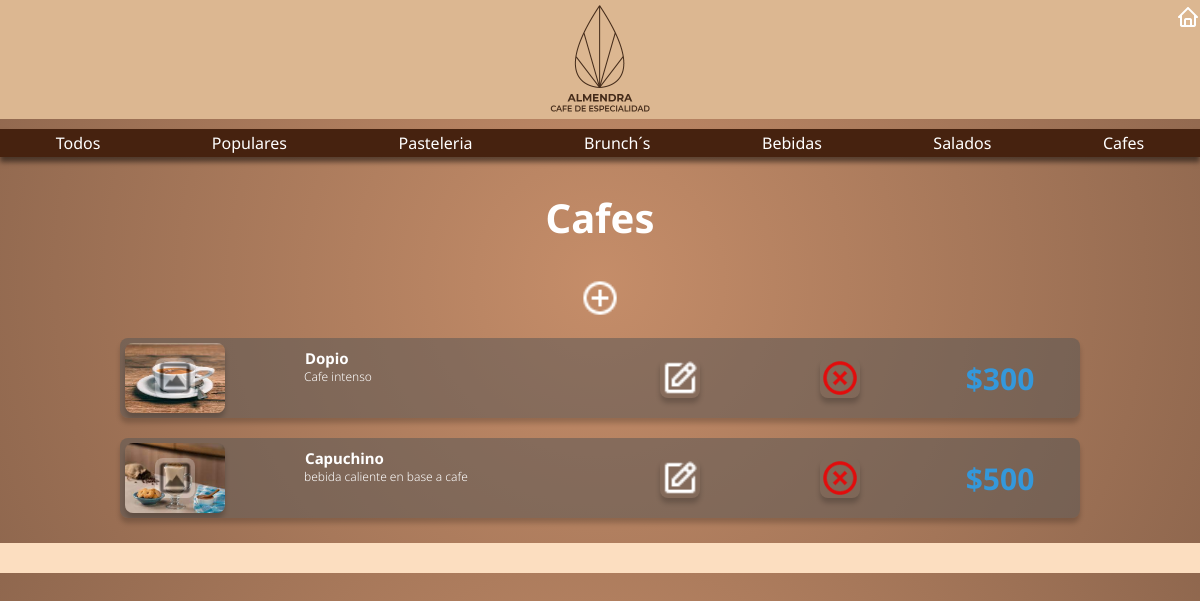
/opciones_cafes, run on the app's committed database.
### almendra_app/models.py (models this page shows)
class cafes_model(models.Model):
     imagen = models.ImageField(blank=True, null = True,upload_to='cafes/')
     titulo = models.CharField(max_length=42, blank = True, null = True)
     descripcion =  models.CharField(max_length=50, blank = True, null = True)
     informacion = RichTextUploadingField(max_length=184, blank = True, null = True)
     precio = models.CharField(max_length=50, blank = True, null = True)

### almendra_app/views.py (the view)
# urls.py: path('opciones_cafes',opciones_cafes,name = 'opciones_cafes'),
def opciones_cafes(request):
    form_cafes = cafes_model.objects.all()
    return render (request,'almendra_app/opciones/cafes/opciones_cafes.html',{'form_cafes':form_cafes,})

### almendra_app/templates/almendra_app/opciones/cafes/opciones_cafes.html (shortened to what this page needs)
{% extends 'almendra_app/opciones/opciones.html' %}

### almendra_app/templates/almendra_app/opciones/opciones.html (shortened to what this page needs)
<!DOCTYPE html>
<html lang="en">
<head>
    {% load static %}
    <link rel="stylesheet" href="{% static 'almendra_app/styles_opciones.css' %}">
</head>
<body>
    {% block header %}
    <header>
        <div class="div_logo">
            <img src="{% static 'almendra_app/img/logo.png' %}" class="logo" >
        </div>
        <div class="div_home">
        <a href="#" id="home_button">
            <img class='home_icon' src="{% static 'almendra_app/icons/home.png' %}" alt="">
        </a>
    </div>
    </header>
    <section class="menu_horizontal">
        <div class="menu_container">
            <a href="{% url 'opciones' %}">Todos</a>
            <a href="{% url 'opciones_populares' %}">Populares</a>
            <a href="{% url 'opciones_pasteleria' %}">Pasteleria</a>
            <a href="{% url 'opciones_brunch' %}">Brunch´s</a>
            <a href="{% url 'opciones_bebidas' %}">Bebidas</a>
            <a href="{% url 'opciones_salados' %}">Salados</a>
            <a href="{% url 'opciones_cafes' %}"">Cafes</a>
        </div>
    </section>
    {% endblock %}
    {% block cafes %}
    <section class="mid_cafes">
        <h1 class="titulo_cafes">Cafes</h1>
        <a href="{% url 'agregar_cafes' %}"> <img class= 'plus' src="{% static 'almendra_app/icons/plus.png' %}" alt=""></a>
  {% for c in form_cafes %}
  <div class="container_cafes">
       <div class="targeta_cafes">
        {% if c.imagen %}
        <img src={{ c.imagen.url }}>
        {% endif %}
          <h4>{{ c.titulo|safe }}</h4>
          <p>{{ c.descripcion }}</p>
          <h3>{{ c.precio }}</h3>
         <a href="#" onclick = 'editarProducto_cafes_img({{ c.id }})'> <img class= 'edit_img'   src="{% static 'almendra_app/icons/add_img.png' %}" alt="" ></a>
         <a href="#" onclick = 'editarProducto_cafes({{ c.id }})'> <img class= 'edit'   src="{% static 'almendra_app/icons/edit.png' %}" alt=""></a>
         <a href="#" onclick = 'eliminarProducto_cafes({{ c.id }})'> <img class= 'delete'id= '{{ p.categoria }}' src="{% static 'almendra_app/icons/delete_red.png' %}" alt=""></a>
      </div>
  </div>
  {% endfor %}
</section>
{% endblock %}
 <footer>
 </footer>
</body>
</html>

### almendra_app/static/almendra_app/styles_opciones.css (style rules this page uses)
body { width: 100%; background-color: #C58D69; margin: 0%; text-align: center; font-family: 'Noto Sans', sans-serif; background: radial-gradient(circle at 50% 49%,rgba(197,141,105,1), rgb(143, 103, 78)) }
header { background-color: #dcb791; display: grid; grid-template-columns: repeat(3,1fr); padding: 5px 0px 5px 0px; }
.div_logo { grid-column: 2/3; display: flex; justify-content: center; align-items: center; }
.logo { width: 100px; }
.div_home { grid-column: 3/4; display: flex; justify-content: flex-end; align-items: self-start; }
.menu_container { background-color: #46220f; margin-top: 10px; height: 28px; display: flex; justify-content: space-around; align-items: center; box-shadow: 0 5px 5px rgba(0,0,0,0.5); }
.menu_container a { text-decoration: none; color: white; }
h1 { color: white; font-size: 40px; }
.mid_cafes { justify-content: center; display: grid; grid-template-rows: repeat(1,1fr); grid-template-columns: repeat(1,1fr); }
.mid_cafes .plus { width: 40px; display: flex; margin: auto; margin-bottom: 10px; }
.mid_cafes a { display: contents; }
.container_cafes { width: 100%; max-width: 1200px; height: 100%; display: flex; flex-wrap: wrap; justify-content: center; margin: auto; }
.container_cafes .targeta_cafes { display: grid; grid-template-columns: repeat(6,1fr); grid-template-rows: repeat(3,20px); width: 80%; height: 80px; border-radius: 8px; box-shadow: 0 5px 5px rgba(0,0,0,0.2); overflow: hidden; margin: 10px; text-align: center; transition: all 0.25s; background-color: rgba(85, 85, 85, 0.5); }
.container_cafes .targeta_cafes img { grid-column: 1/2; grid-row: 1/2; width: 100px; height: 70px; margin-bottom: 5px; margin-top: 5px; margin-left: 5px; border-radius: 8px; box-shadow: 0 5px 5px rgba(0,0,0,0.2); overflow: hidden; display: flex; justify-content: center; align-items: center; }
.container_cafes .targeta_cafes h4 { font-size: 12px; grid-column: 2/4; grid-row: 0/1; font-weight: bold; font-size: 15px; color: white; margin-bottom: 20px; margin-left: 25px; display: flex; justify-content: flex-start; align-items: center; }
.container_cafes .targeta_cafes p { display: flex; align-items: self-start; margin-left: 8px; margin-top: 10px; margin-bottom: 50px; padding: 0 1rem; font-size: 12px; font-weight: 300; color: rgb(255, 255, 255); grid-column: 2/5; grid-row: 2/3; }
.container_cafes .targeta_cafes h3 { grid-column: 6/7; grid-row: 2/3; font-weight: 500px; text-decoration: none; color: #3498db; font-size: 30px; margin: auto; }
.container_cafes .targeta_cafes .edit { grid-column: 4/5; grid-row: 2/4; margin: auto; width: 40px; height: 40px; }
.container_cafes .targeta_cafes .delete { grid-column: 5/6; grid-row: 2/4; margin: auto; width: 40px; height: 40px; }
.container_cafes .targeta_cafes .edit_img { opacity: 0.5; margin-top: 20px; margin-left: 35px; width: 40px; height: 40px; background-color: rgba(255, 255, 255, 0.5); grid-column: 1/2; grid-row: 1/3; }
footer { margin-top: 15px; background-color:#FCDEC0; height: 30px; }

### data on the page
cafes_model: imagen (picture), titulo "Dopio", descripcion "Cafe intenso", precio "$300"
cafes_model: imagen (picture), titulo "Capuchino", descripcion "bebida caliente en base a cafe", precio "$500"
